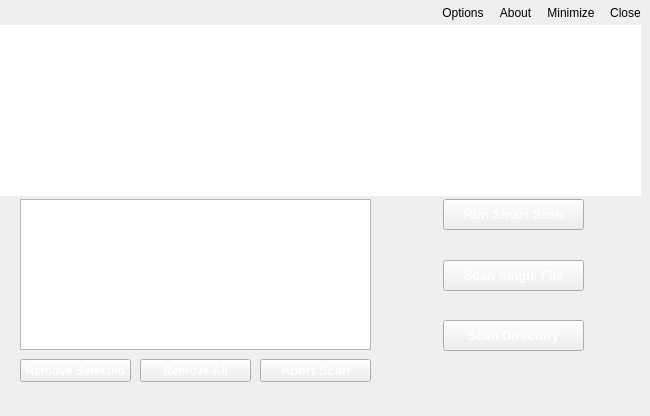
<?xml version="1.0" encoding="UTF-8"?>
<ui version="4.0">
 <class>MainWindow</class>
 <widget class="QMainWindow" name="MainWindow">
  <property name="geometry">
   <rect>
    <x>0</x>
    <y>0</y>
    <width>650</width>
    <height>416</height>
   </rect>
  </property>
  <property name="font">
   <font>
    <pointsize>8</pointsize>
    <weight>50</weight>
    <bold>false</bold>
    <kerning>true</kerning>
   </font>
  </property>
  <property name="windowTitle">
   <string>Genome Antivirus</string>
  </property>
  <property name="styleSheet">
   <string notr="true">background-image: url(:/images/background.png);
border-color: rgb(0, 0, 0);
</string>
  </property>
  <property name="unifiedTitleAndToolBarOnMac">
   <bool>false</bool>
  </property>
  <widget class="QWidget" name="centralWidget">
   <widget class="QGraphicsView" name="graphicsView">
    <property name="geometry">
     <rect>
      <x>0</x>
      <y>0</y>
      <width>641</width>
      <height>171</height>
     </rect>
    </property>
    <property name="frameShape">
     <enum>QFrame::NoFrame</enum>
    </property>
    <property name="lineWidth">
     <number>1</number>
    </property>
   </widget>
   <widget class="QPushButton" name="abort">
    <property name="geometry">
     <rect>
      <x>260</x>
      <y>334</y>
      <width>111</width>
      <height>23</height>
     </rect>
    </property>
    <property name="font">
     <font>
      <pointsize>10</pointsize>
      <weight>75</weight>
      <bold>true</bold>
     </font>
    </property>
    <property name="styleSheet">
     <string notr="true">color: rgb(255, 255, 255);</string>
    </property>
    <property name="text">
     <string>Abort Scan</string>
    </property>
   </widget>
   <widget class="QLabel" name="label_2">
    <property name="geometry">
     <rect>
      <x>30</x>
      <y>0</y>
      <width>100</width>
      <height>51</height>
     </rect>
    </property>
    <property name="styleSheet">
     <string notr="true">background-image: url(:/images/dna.png);</string>
    </property>
    <property name="text">
     <string/>
    </property>
   </widget>
   <widget class="QListWidget" name="listWidget">
    <property name="geometry">
     <rect>
      <x>20</x>
      <y>174</y>
      <width>351</width>
      <height>151</height>
     </rect>
    </property>
    <property name="styleSheet">
     <string notr="true">color: rgb(255, 255, 255);</string>
    </property>
   </widget>
   <widget class="QPushButton" name="scanDirectory">
    <property name="geometry">
     <rect>
      <x>443</x>
      <y>295</y>
      <width>141</width>
      <height>31</height>
     </rect>
    </property>
    <property name="font">
     <font>
      <pointsize>10</pointsize>
      <weight>75</weight>
      <bold>true</bold>
     </font>
    </property>
    <property name="styleSheet">
     <string notr="true">color: rgb(255, 255, 255);</string>
    </property>
    <property name="text">
     <string>Scan Directory</string>
    </property>
   </widget>
   <widget class="QPushButton" name="removeSelectedFile">
    <property name="geometry">
     <rect>
      <x>20</x>
      <y>334</y>
      <width>111</width>
      <height>23</height>
     </rect>
    </property>
    <property name="sizePolicy">
     <sizepolicy hsizetype="Fixed" vsizetype="Fixed">
      <horstretch>0</horstretch>
      <verstretch>0</verstretch>
     </sizepolicy>
    </property>
    <property name="font">
     <font>
      <pointsize>9</pointsize>
      <weight>75</weight>
      <bold>true</bold>
     </font>
    </property>
    <property name="mouseTracking">
     <bool>false</bool>
    </property>
    <property name="focusPolicy">
     <enum>Qt::StrongFocus</enum>
    </property>
    <property name="styleSheet">
     <string notr="true">color: rgb(255, 255, 255);</string>
    </property>
    <property name="text">
     <string>Remove Selected</string>
    </property>
   </widget>
   <widget class="QPushButton" name="removeAllFiles">
    <property name="geometry">
     <rect>
      <x>140</x>
      <y>334</y>
      <width>111</width>
      <height>23</height>
     </rect>
    </property>
    <property name="font">
     <font>
      <pointsize>9</pointsize>
      <weight>75</weight>
      <bold>true</bold>
     </font>
    </property>
    <property name="mouseTracking">
     <bool>false</bool>
    </property>
    <property name="styleSheet">
     <string notr="true">color: rgb(255, 255, 255);</string>
    </property>
    <property name="text">
     <string>Remove All</string>
    </property>
   </widget>
   <widget class="QPushButton" name="smartScanButton">
    <property name="geometry">
     <rect>
      <x>443</x>
      <y>174</y>
      <width>141</width>
      <height>31</height>
     </rect>
    </property>
    <property name="font">
     <font>
      <pointsize>10</pointsize>
      <weight>75</weight>
      <bold>true</bold>
     </font>
    </property>
    <property name="styleSheet">
     <string notr="true">color: rgb(255, 255, 255);</string>
    </property>
    <property name="text">
     <string>Run Smart Scan</string>
    </property>
   </widget>
   <widget class="QPushButton" name="scanSingleFile">
    <property name="geometry">
     <rect>
      <x>443</x>
      <y>235</y>
      <width>141</width>
      <height>31</height>
     </rect>
    </property>
    <property name="font">
     <font>
      <pointsize>10</pointsize>
      <weight>75</weight>
      <bold>true</bold>
     </font>
    </property>
    <property name="styleSheet">
     <string notr="true">color: rgb(255, 255, 255);</string>
    </property>
    <property name="text">
     <string>Scan Single File</string>
    </property>
   </widget>
  </widget>
  <widget class="QToolBar" name="toolBar">
   <property name="mouseTracking">
    <bool>false</bool>
   </property>
   <property name="focusPolicy">
    <enum>Qt::NoFocus</enum>
   </property>
   <property name="windowTitle">
    <string>toolBar</string>
   </property>
   <property name="layoutDirection">
    <enum>Qt::RightToLeft</enum>
   </property>
   <property name="movable">
    <bool>false</bool>
   </property>
   <attribute name="toolBarArea">
    <enum>TopToolBarArea</enum>
   </attribute>
   <attribute name="toolBarBreak">
    <bool>false</bool>
   </attribute>
   <addaction name="actionClose"/>
   <addaction name="actionMinimize"/>
   <addaction name="actionAbout"/>
   <addaction name="actionOptions"/>
  </widget>
  <action name="actionOptions">
   <property name="icon">
    <iconset resource="genome.qrc">
     <normaloff>:/images/options.png</normaloff>:/images/options.png</iconset>
   </property>
   <property name="text">
    <string>Options</string>
   </property>
   <property name="toolTip">
    <string>Options</string>
   </property>
  </action>
  <action name="actionAbout">
   <property name="icon">
    <iconset resource="genome.qrc">
     <normaloff>:/images/about.png</normaloff>:/images/about.png</iconset>
   </property>
   <property name="text">
    <string>About</string>
   </property>
   <property name="toolTip">
    <string>About</string>
   </property>
  </action>
  <action name="actionMinimize">
   <property name="icon">
    <iconset resource="genome.qrc">
     <normaloff>:/images/minimize.png</normaloff>:/images/minimize.png</iconset>
   </property>
   <property name="text">
    <string>Minimize</string>
   </property>
  </action>
  <action name="actionClose">
   <property name="icon">
    <iconset resource="genome.qrc">
     <normaloff>:/images/closeButton.png</normaloff>:/images/closeButton.png</iconset>
   </property>
   <property name="text">
    <string>Close</string>
   </property>
  </action>
 </widget>
 <layoutdefault spacing="6" margin="11"/>
 <resources>
  <include location="genome.qrc"/>
 </resources>
 <connections/>
</ui>
